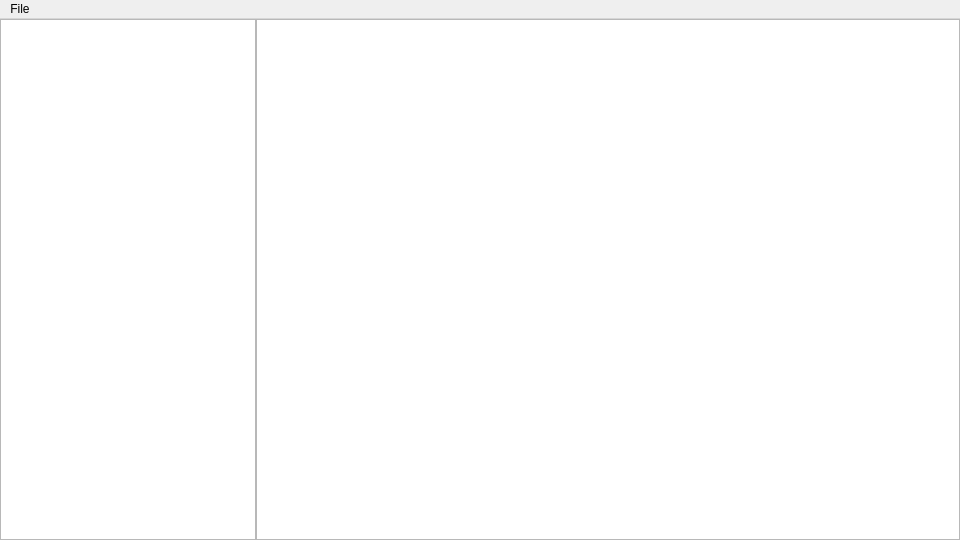
<?xml version="1.0" encoding="UTF-8"?>
<ui version="4.0">
 <class>Editor</class>
 <widget class="QMainWindow" name="Editor">
  <property name="geometry">
   <rect>
    <x>0</x>
    <y>0</y>
    <width>960</width>
    <height>540</height>
   </rect>
  </property>
  <property name="sizePolicy">
   <sizepolicy hsizetype="Preferred" vsizetype="Preferred">
    <horstretch>0</horstretch>
    <verstretch>0</verstretch>
   </sizepolicy>
  </property>
  <property name="minimumSize">
   <size>
    <width>960</width>
    <height>540</height>
   </size>
  </property>
  <property name="windowTitle">
   <string>Editor</string>
  </property>
  <widget class="QWidget" name="centralwidget">
   <layout class="QHBoxLayout" name="horizontalLayout">
    <property name="spacing">
     <number>0</number>
    </property>
    <property name="leftMargin">
     <number>0</number>
    </property>
    <property name="topMargin">
     <number>0</number>
    </property>
    <property name="rightMargin">
     <number>0</number>
    </property>
    <property name="bottomMargin">
     <number>0</number>
    </property>
    <item>
     <widget class="QTextBrowser" name="textBrowser">
      <property name="sizePolicy">
       <sizepolicy hsizetype="Fixed" vsizetype="Expanding">
        <horstretch>0</horstretch>
        <verstretch>0</verstretch>
       </sizepolicy>
      </property>
      <property name="minimumSize">
       <size>
        <width>150</width>
        <height>518</height>
       </size>
      </property>
      <property name="sizeIncrement">
       <size>
        <width>0</width>
        <height>0</height>
       </size>
      </property>
     </widget>
    </item>
    <item>
     <widget class="QTextEdit" name="textEdit">
      <property name="sizePolicy">
       <sizepolicy hsizetype="Expanding" vsizetype="Expanding">
        <horstretch>0</horstretch>
        <verstretch>0</verstretch>
       </sizepolicy>
      </property>
      <property name="minimumSize">
       <size>
        <width>500</width>
        <height>518</height>
       </size>
      </property>
     </widget>
    </item>
   </layout>
  </widget>
  <widget class="QMenuBar" name="menubar">
   <property name="geometry">
    <rect>
     <x>0</x>
     <y>0</y>
     <width>960</width>
     <height>22</height>
    </rect>
   </property>
   <widget class="QMenu" name="menugfdg">
    <property name="title">
     <string>File</string>
    </property>
    <addaction name="actionNew"/>
    <addaction name="actionOpen"/>
    <addaction name="actionOpen_folder"/>
    <addaction name="actionSave"/>
    <addaction name="actionSave_as"/>
   </widget>
   <addaction name="menugfdg"/>
  </widget>
  <action name="actionOpen">
   <property name="text">
    <string>Open</string>
   </property>
   <property name="shortcut">
    <string>Ctrl+O</string>
   </property>
  </action>
  <action name="actionSave">
   <property name="text">
    <string>Save</string>
   </property>
   <property name="shortcut">
    <string>Ctrl+S</string>
   </property>
  </action>
  <action name="actionSave_as">
   <property name="text">
    <string>Save as</string>
   </property>
   <property name="shortcut">
    <string>Ctrl+Shift+S</string>
   </property>
  </action>
  <action name="actionOpen_folder">
   <property name="text">
    <string>Open Folder</string>
   </property>
   <property name="shortcut">
    <string>Ctrl+Shift+O</string>
   </property>
  </action>
  <action name="actionNew">
   <property name="text">
    <string>New</string>
   </property>
   <property name="shortcut">
    <string>Ctrl+N</string>
   </property>
  </action>
 </widget>
 <resources/>
 <connections/>
</ui>
